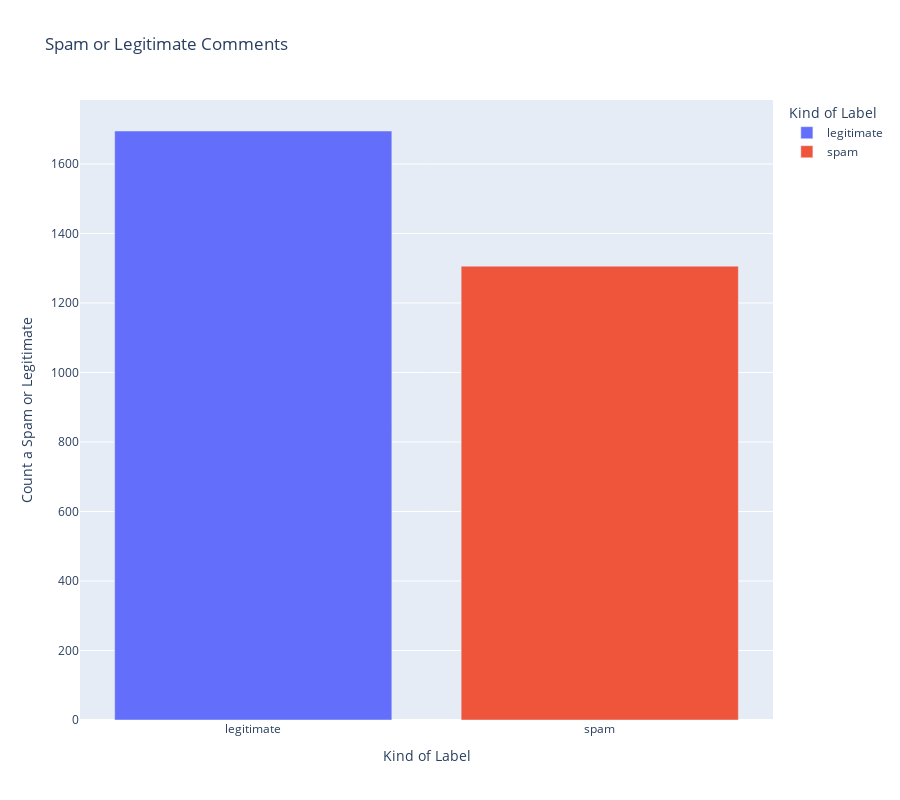

The cell this chart's notebook holds for it:
### Markdown cell above
### Spam and Legitimate Comments Histogram

### Code cell
label = peak_time['Label'].value_counts().head(7)
label = pd.DataFrame(data=label)
label.reset_index(inplace=True)
label = label.rename(columns = {'index':'Kind of Label','Label':'Count a Spam or Legitimate'})
label

fig2 = px.bar(label, x='Kind of Label', y='Count a Spam or Legitimate', 
              color='Kind of Label', title = 'Spam or Legitimate Comments', height=800)
fig2.show()

### Figure 1 — Plotly figure (JSON) as saved in the notebook; plotly's stock layout.template omitted (floating-point values rounded to 4 significant figures)
{"data": [{"alignmentgroup": "True", "hovertemplate": "Kind of Label=%{x}<br>Count a Spam or Legitimate=%{y}<extra></extra>", "legendgroup": "legitimate", "marker": {"color": "#636efa", "pattern": {"shape": ""}}, "name": "legitimate", "offsetgroup": "legitimate", "orientation": "v", "showlegend": true, "textposition": "auto", "type": "bar", "x": ["legitimate"], "xaxis": "x", "y": [1695], "yaxis": "y"}, {"alignmentgroup": "True", "hovertemplate": "Kind of Label=%{x}<br>Count a Spam or Legitimate=%{y}<extra></extra>", "legendgroup": "spam", "marker": {"color": "#EF553B", "pattern": {"shape": ""}}, "name": "spam", "offsetgroup": "spam", "orientation": "v", "showlegend": true, "textposition": "auto", "type": "bar", "x": ["spam"], "xaxis": "x", "y": [1306], "yaxis": "y"}], "layout": {"barmode": "relative", "height": 800, "legend": {"title": {"text": "Kind of Label"}, "tracegroupgap": 0}, "title": {"text": "Spam or Legitimate Comments"}, "xaxis": {"anchor": "y", "categoryarray": ["legitimate", "spam"], "categoryorder": "array", "domain": [0, 1], "title": {"text": "Kind of Label"}}, "yaxis": {"anchor": "x", "domain": [0, 1], "title": {"text": "Count a Spam or Legitimate"}}}}
